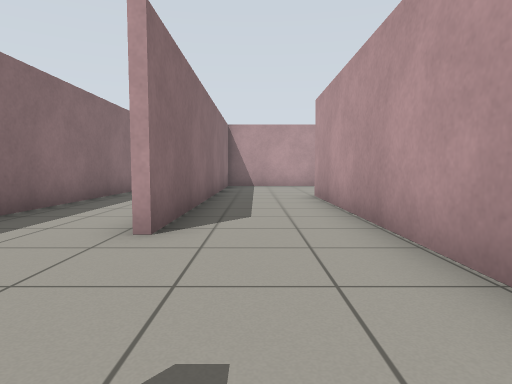
View 1 (above)

23 first-person views from a walk through a robot-simulator world made for Gazebo. The camera is 0.72 m above the floor, tilts 4° down and sees 75° across. The floor is counted in squares, 1 m on a side. Each view is taken from the middle of a square. On the plan, view 1 faces up. The plan holds only what a view shows up to about 10 squares ahead; the rest is blank.

View 2
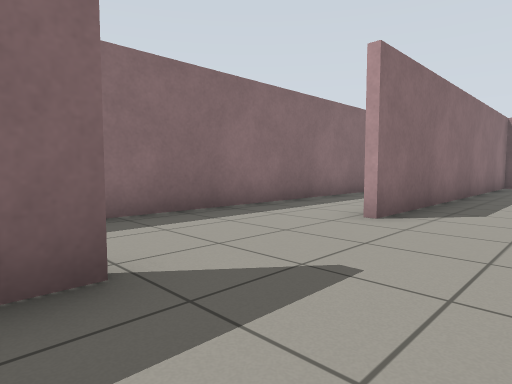

View 3
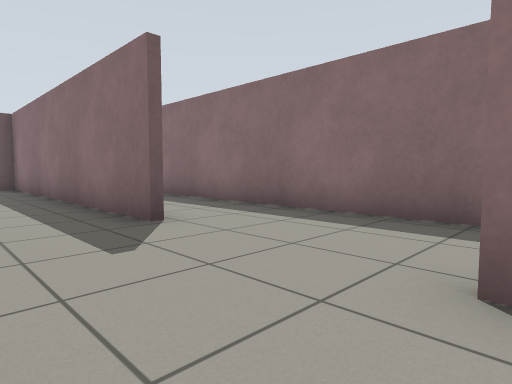

View 4
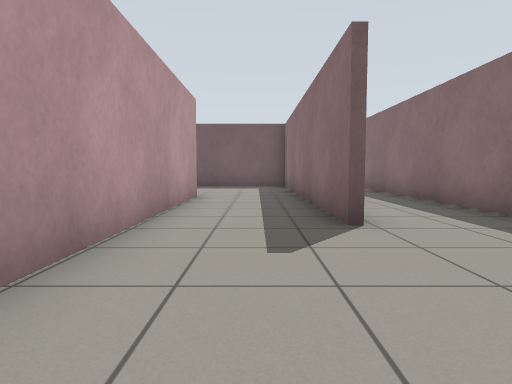

View 5
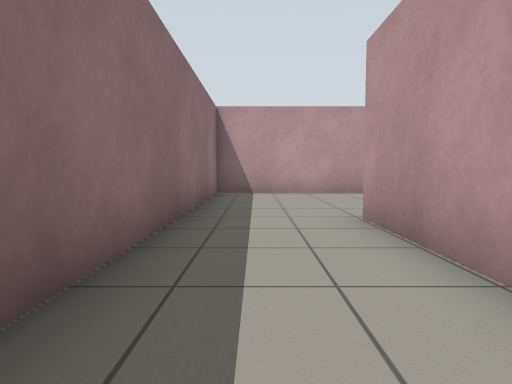

View 6
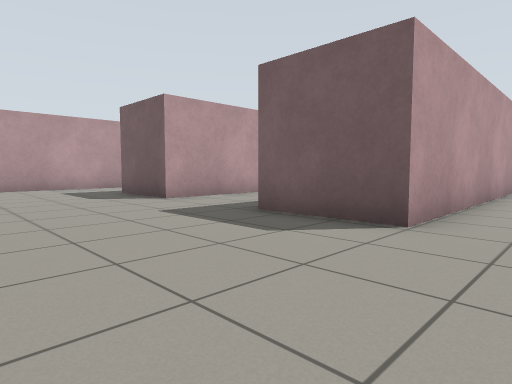

View 7
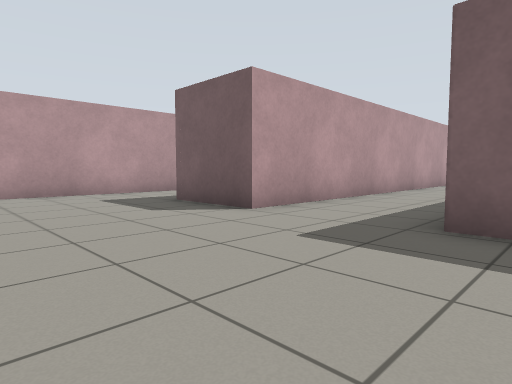

View 8
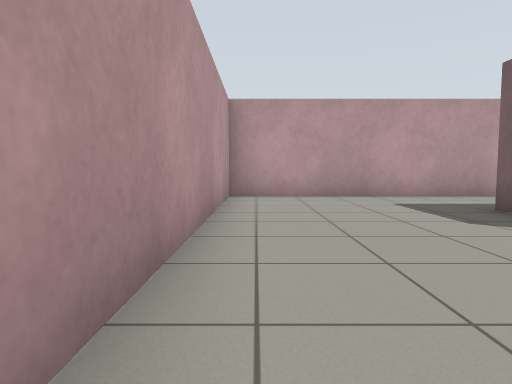

View 9
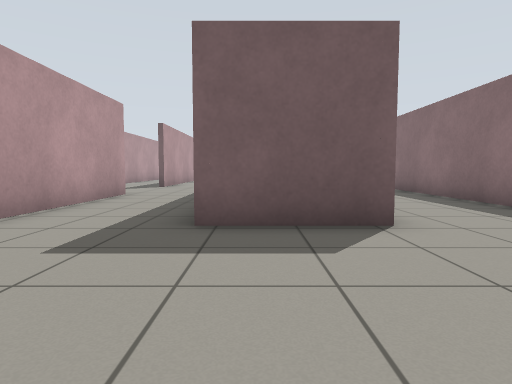

View 10
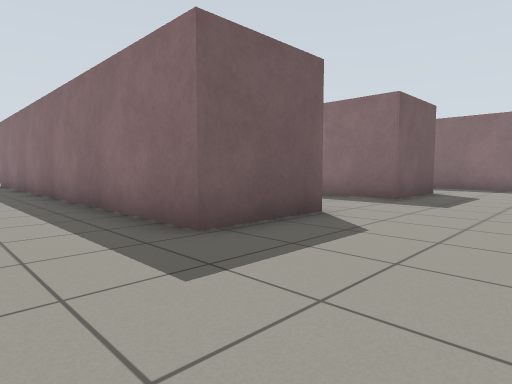

View 11
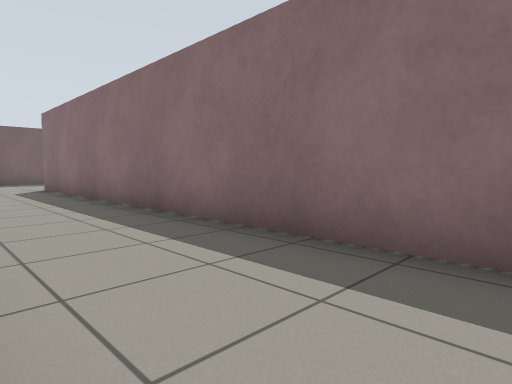

View 12
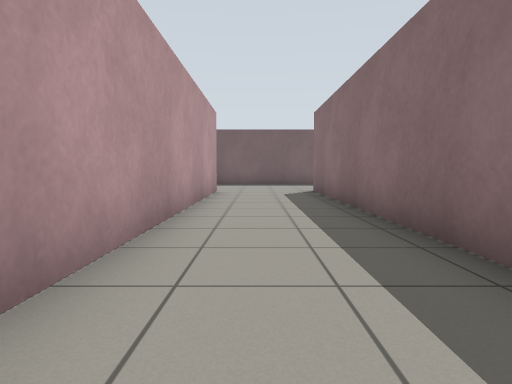

View 13
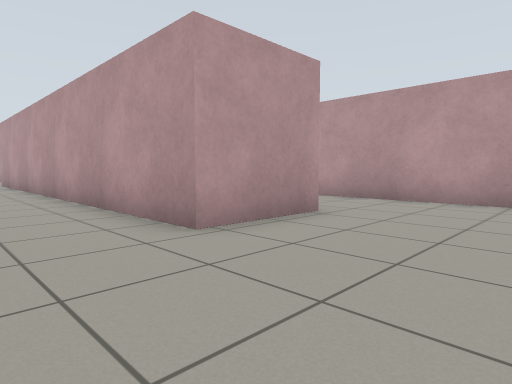

View 14
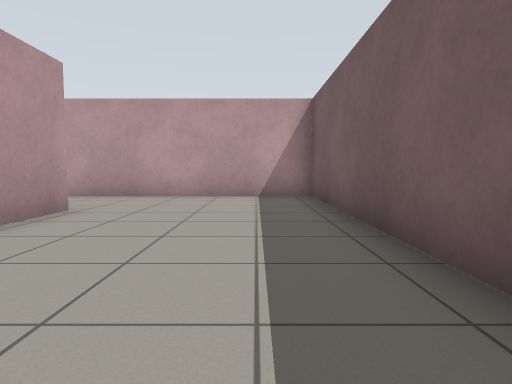

View 15
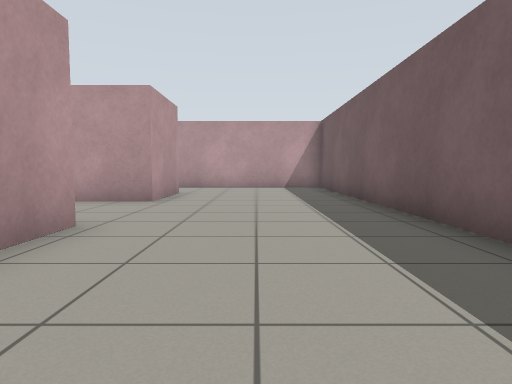

View 16
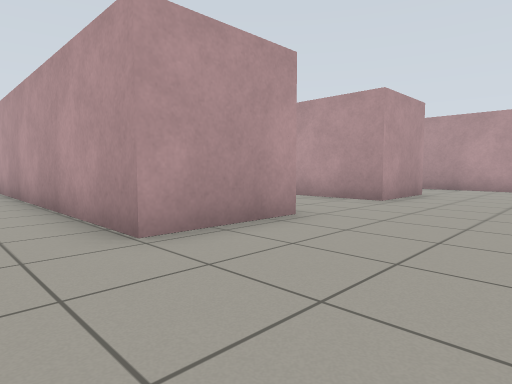

View 17
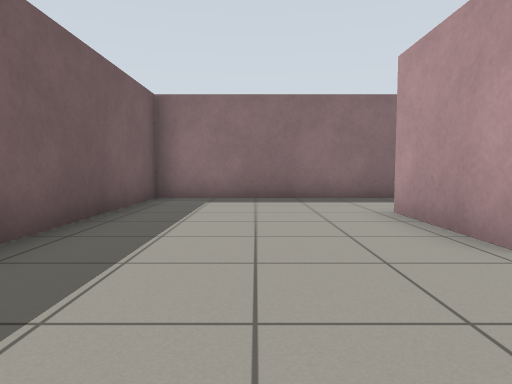

View 18
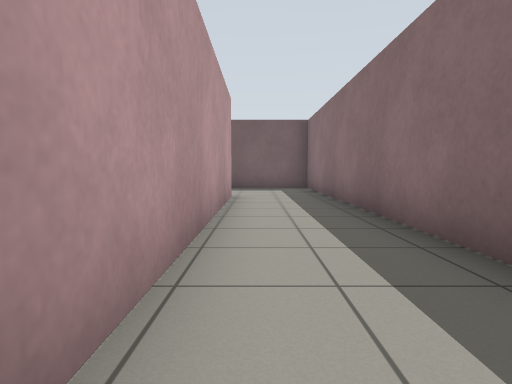

View 19
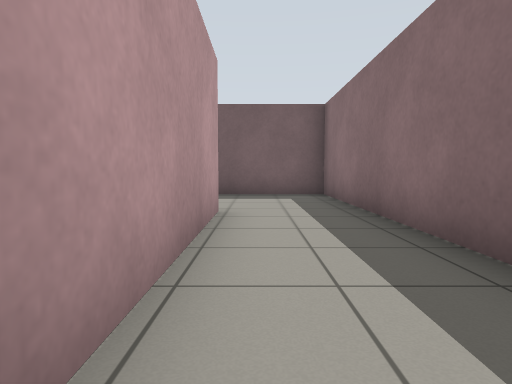

View 20
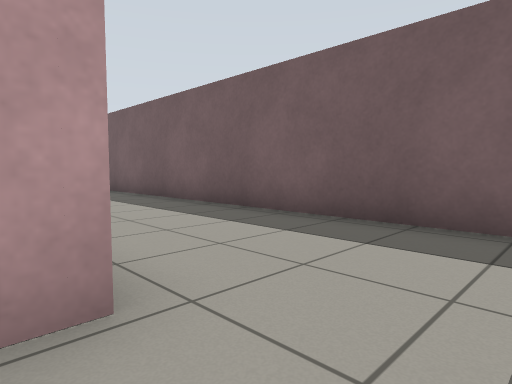

View 21
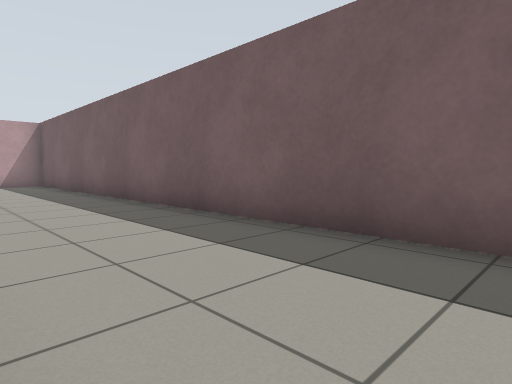

View 22
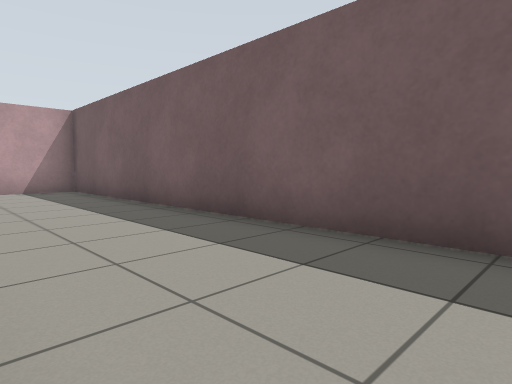

View 23
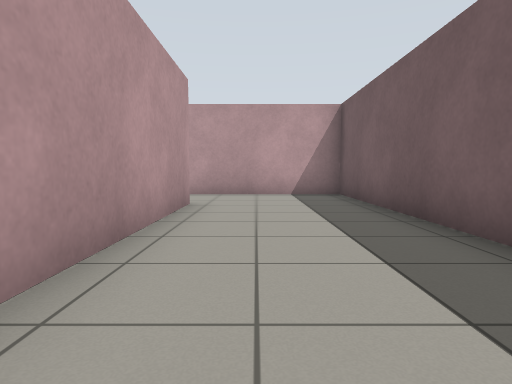

### Floor plan
Ten units are one square. View 1 is at (0, 0); x grows to the right and y downward. Boxes are objects, and circles mark ways between rooms. Rooms are numbered by the first view taken in them; rooms with no view inside come last. Other rooms are left out.
<svg viewBox="-44 -142 203 281">
<path fill="none" stroke="#000" d="M-12 1 -12 45M16 47 16 -25M-39 -36 -39 94M-14 98 -14 18M16 -25 16 -88 42 -88 42 40M127 -35 127 -137 49 -137M43 47 16 47M99 47 73 47 73 -88 98 -88 98 -36M-12 45 -12 94 127 94 127 54M32 -137 -12 -137 -12 -35M129 96 76 96M-39 94 -39 134 154 134 154 105"/>
<circle cx="5" cy="-35" r="3" fill="#2a7"/>
<circle cx="5" cy="50" r="3" fill="#2a7"/>
<circle cx="-25" cy="100" r="3" fill="#2a7"/>
<text x="-20" y="20">1</text>
<text x="60" y="-30">2</text>
<text x="60" y="120">3</text>
</svg>
Room 1 opens to room 2. Room 1 opens to room 3.

Where each view was taken, in squares from view 1:
view 1: 0 up, 0 right, facing up
view 2: 1 down, 1 right, facing up-left
view 3: 4 up, 1 right, facing down-left
view 4: 4 up, 0 right, facing down
view 5: 4 up, 0 right, facing up
view 6: 13 up, 0 right, facing down-right
view 7: 13 up, 3 right, facing down-right
view 8: 13 up, 4 right, facing right
view 9: 13 up, 9 right, facing down
view 10: 12 up, 12 right, facing down-left
view 11: 8 up, 7 right, facing down-left
view 12: 6 up, 6 right, facing down
view 13: 8 down, 5 right, facing up-right
view 14: 8 down, 4 right, facing right
view 15: 7 down, 0 right, facing right
view 16: 8 down, 0 right, facing up-right
view 17: 7 down, 7 right, facing left
view 18: 1 down, 2 left, facing down
view 19: 4 down, 2 left, facing down
view 20: 9 down, 3 left, facing down-right
view 21: 10 down, 0 right, facing down-right
view 22: 10 down, 4 right, facing down-right
view 23: 11 down, 6 right, facing right
